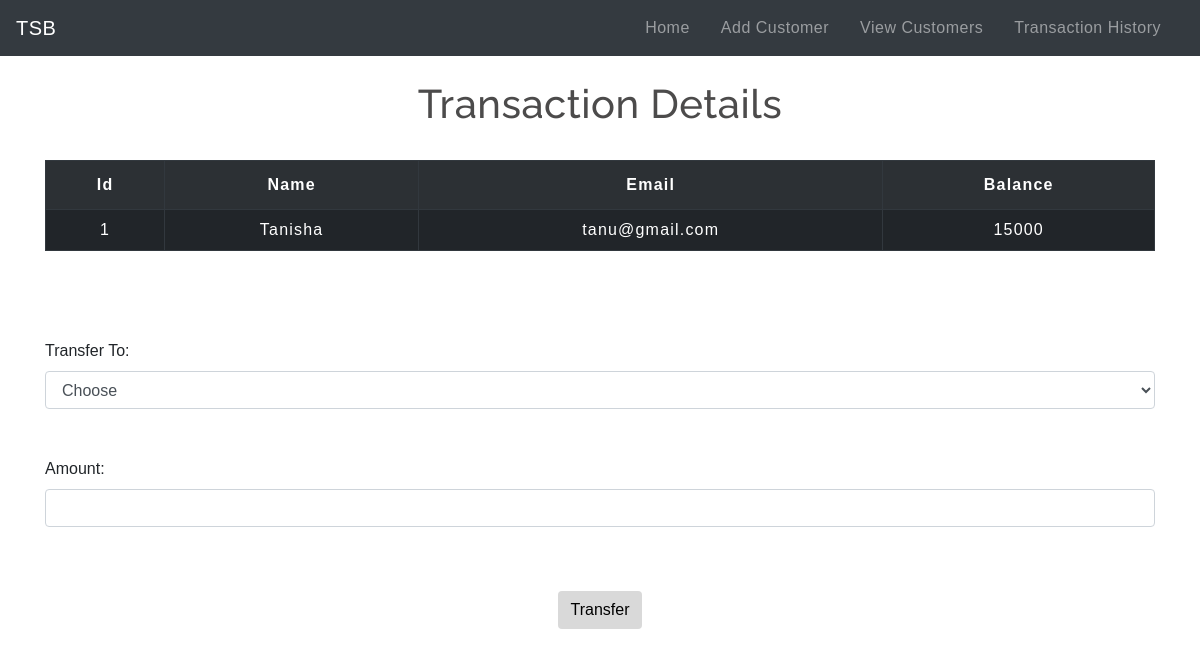
Screenshot of /selectuserdetail.php?id=1 with the database file from the repository.
### tables this page shows
CREATE TABLE `customers` (
  `id` int(3) NOT NULL,
  `name` text NOT NULL,
  `email` varchar(30) NOT NULL,
  `balance` int(8) NOT NULL
);

### selectuserdetail.php (the view, shortened to what this page needs)
<!DOCTYPE html>
<html lang="en">
<head>
    <link rel="stylesheet" href="https://maxcdn.bootstrapcdn.com/bootstrap/4.0.0/css/bootstrap.min.css">
    <link rel="stylesheet" type="text/css" href="css/table.css">
    <link rel="stylesheet" type="text/css" href="css/navbar.css">
</head>
<body>
<?php
  include 'navbar.php';
?>
	<div class="container">
        <h2 class="text-center pt-4">Transaction Details</h2>
            <?php
                include 'config.php';
                $sid=$_GET['id'];
                $sql = "SELECT * FROM  customers where id=$sid";
                $result=mysqli_query($conn,$sql);
                $rows=mysqli_fetch_assoc($result);
            ?>
            <form method="post" name="tcredit" class="tabletext" ><br>
        <div>
            <table class="table table-striped table-dark table-bordered">
                <tr>
                    <th class="text-center">Id</th>
                    <th class="text-center">Name</th>
                    <th class="text-center">Email</th>
                    <th class="text-center">Balance</th>
                </tr>
                <tr>
                    <td class="py-2"><?php echo $rows['id'] ?></td>
                    <td class="py-2"><?php echo $rows['name'] ?></td>
                    <td class="py-2"><?php echo $rows['email'] ?></td>
                    <td class="py-2"><?php echo $rows['balance'] ?></td>
                </tr>
            </table>
        </div>
        <br><br><br>
        <label>Transfer To:</label>
        <select name="to" class="form-control" required>
            <option value="" disabled selected>Choose</option>
        </select>
        <br>
        <br>
            <label>Amount:</label>
            <input type="number" class="form-control" name="amount" required>
            <br><br>
                <div class="text-center" >
            <button class="btn mt-3" name="submit" type="submit" id="myBtn">Transfer</button>
            </div>
        </form>
    </div>
</body>
</html>

### CSS/table.css (style rules this page uses)
* { padding: 0; margin: 0; box-sizing: border-box; font-family: sans-serif; }
h2 { font-size: 40px; }
table { letter-spacing: 1.2px; }
td { text-align: center; }
button { border:none; background: #d9d9d9; transition: 1s; }

### CSS/navbar.css (style rules this page uses)
h2 { color: #4C4B4B; letter-spacing: 0.5px; font-family: raleway; }

### selectuserdetail.php (style rules this page uses)
button { border:none; background: #d9d9d9; }

### rows the page displays
customers: id "1", name "Tanisha", email "tanu@gmail.com", balance "15000"
